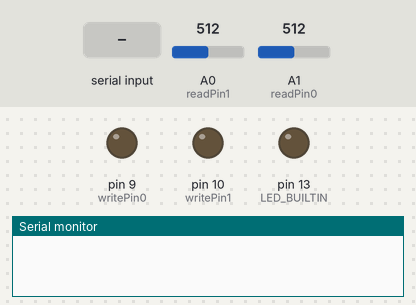
The sketch below on a simulated Arduino Uno, built with avr-gcc and run on an emulated ATmega328P. Parts: output pins drawn as LEDs (lit = HIGH), the last lines printed to the serial monitor. Dashed ring = blinking. Inputs (shaded band) come from the test bench; at power-on: A0 (readPin1) = 512, A1 (readPin0) = 512.

Above: at 0.01 s.
At 1.3 s:
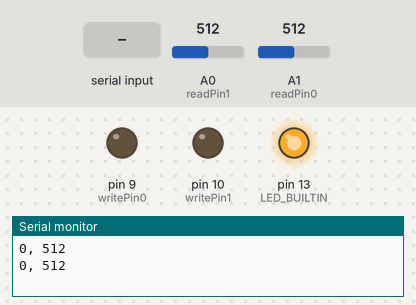
1.4 s: "90,45,200\n" received over Serial
At 1.56 s:
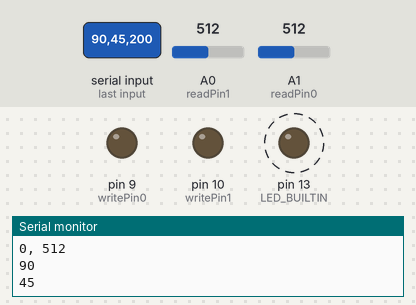
4.4 s: "0\n" received over the second serial link
7.4 s: "30,150,10\n" received over Serial
10.4 s: "90,45,200\n" received over the second serial link
Timing chart, 0 to 14.4 s (numbered marks = the images above; inputs shaded):
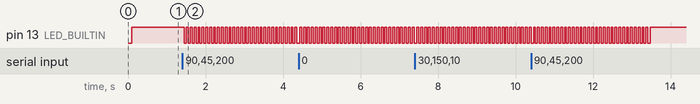

Measured:
- after the input at 1.4 s, pin 13 (LED_BUILTIN): alternates HIGH for 0.05 s and LOW for 0.05 s, starting after 0.06 s

The sketch:

mcu_control_V2.ino
```cpp
// COM8 -> 1
// COM4 -> 2
#define idNum 1

#include <SoftwareSerial.h>

#define OUTPUT_MIN 0
#define OUTPUT_MAX 0x03ff

// VGA
// targ0
#define writePin0   9
#define writePin0F  6
#define readPin0    A1

// Phase Shifter
// targ1
#define writePin1   10
#define writePin1F  5
#define readPin1    A0

// Communicatiosn
// On input, pins read  [Gnd, Rx,   ]
//                      [   , 11, 13]
#define serRxIn     11

// On output, pins read [Gnd, Tx,   ]
//                      [   ,  2,  3]
#define serTxOut    2

// Tasks
#define blink_task  1
#define set_task    2

int targ0, targ1, valRead0, valRead1, valOut0, valOut1, dValOut0, dValOut1, targ0New, targ1New;
long lastUpdateTime, now, nowSetting;

unsigned long secs, secsOld;

SoftwareSerial otherSerial =  SoftwareSerial(serRxIn, serTxOut); // Rx, Tx

void setupSerials() {
  Serial.begin(9600);
  otherSerial.begin(9600);
  Serial.setTimeout(100);
  otherSerial.setTimeout(100);
  delay(100);
  pinMode(serRxIn, INPUT);
  pinMode(serTxOut, OUTPUT);
}

/* 10-bit will have a range of up to 0x03ff (1023) */
void setupPWM10() {
  DDRB |= _BV(PB1) | _BV(PB2);                              /* set pins as outputs */
  TCCR1A = _BV(COM1A1) | _BV(COM1B1)  | _BV(WGM11);         /* non-inverting PWM */
  TCCR1B = _BV(WGM13) | _BV(WGM12) | _BV(CS10);             /* no prescaling */
  ICR1 = 0x03ff;                                            /* TOP counter value */
}

/* 10-bit version of analogWrite(). Works only on pins 9 and 10. */
void analogWrite10(uint8_t pin, uint16_t val)
{
  switch (pin) {
    case  9: OCR1A = val; break;
    case 10: OCR1B = val; break;
  }
}

void updateReadings(){
  valRead0 = analogRead(readPin0);
  valRead1 = analogRead(readPin1);
}

void checkGood(){
  if(abs(valRead0 - targ0)<=3 && abs(valRead1 - targ1)<=3){
    digitalWrite(LED_BUILTIN, LOW);
  } else {
    digitalWrite(LED_BUILTIN, HIGH);
  }
}

void fastSet(){
  pinMode(writePin0F, OUTPUT);
  pinMode(writePin1F, OUTPUT);
  analogWrite10(writePin0, targ0);
  analogWrite10(writePin1, targ1);
  analogWrite(writePin0F, (uint8_t)(targ0>>2));
  analogWrite(writePin1F, (uint8_t)(targ1>>2));
  delay(20);
  pinMode(writePin0F, INPUT);
  pinMode(writePin1F, INPUT);
}

void printAllReadings(){
  static unsigned long lastPrint = 0;
  if(millis() - lastPrint > 1000){
    lastPrint = millis();
    Serial.print(targ0);Serial.print(", ");Serial.println(valRead0);
    Serial.print(targ1);Serial.print(", ");Serial.println(valRead1);
    Serial.println();
  }

}

void blinkID(){
  for(int i=0; i<5000/1000; i++){
    digitalWrite(LED_BUILTIN, HIGH);
    delay(500);
    digitalWrite(LED_BUILTIN, LOW);
    delay(500);
  }
}

void flashWarning(){
  for(int i=0; i<3000/100; i++){
    digitalWrite(LED_BUILTIN, HIGH);
    delay(50);
    digitalWrite(LED_BUILTIN, LOW);
    delay(50);
  }
}

void clearSerial(Stream &ser){
  delay(10);
  while(ser.available()){
    ser.read();
  }
}

int manageInput(Stream &inSer, Stream &outSer) {
  /*
   * Input of the form of three ints:
   * "idDest task [param1] [param2]"
   */
  if(inSer.available() == 0){ // Nothing to do.
    return 0;
  }
  int idDest = inSer.parseInt();
  Serial.println(idDest);
  if(idDest == 0){
    // 0 Indicates Timeout on parseInt().
    Serial.println("Error: Could not parse ID.");
    flashWarning();
    delay(10);
    clearSerial(inSer);
    return 1;
  }
  int task = inSer.parseInt();
  Serial.println(task);
  if(task == blink_task){          // Blink Named MCU
    if(idDest == idNum){    // I am the MCU.  Blink.
      Serial.println("That's me!  Blink!");
      blinkID();
      clearSerial(inSer);
      return 0;
    } else {                // I am NOT the MCU. Pass it along.
      Serial.println("Not me.");
      String str = String(idDest) + " " + String(blink_task) + "\n";
      outSer.print(str);
      delay(10);
      clearSerial(inSer);
      return 0;
    }
  }
  else if (task == set_task){
    int val0 = inSer.parseInt();
    int val1 = inSer.parseInt();
    Serial.print("val0: ");
    Serial.println(val0);
    Serial.print("val1: ");
    Serial.println(val1);
    if(val0 == 0 || val1 == 0){
      // 0 Indicates Timeout on parseInt().
      Serial.println("Error: In set mode, but couldn't parseInt()");
      flashWarning();
      clearSerial(inSer);
      return 2;
    }
    if(idDest == idNum){
      targ0 = val0;
      targ1 = val1;
      Serial.println("Setting values");
      fastSet();
      clearSerial(inSer);
      return 0;
    } else {
      Serial.println("Not me, but passing on set command.");
      String str = String(idDest) + " "+String(set_task)+" " + val0 + " " + val1;
      outSer.println(str);
      clearSerial(inSer);
      return 0;
    }
  }
  else { // task not in [blink_task, set_task]
    flashWarning();
    clearSerial(inSer);
    Serial.print("Error: Unrecognized task.  Task value is: ");
    Serial.print(task);
    Serial.println(task);
    return 3;
  }
}

void setup() {
  setupPWM10();
  setupSerials();
  pinMode(LED_BUILTIN, OUTPUT);
  pinMode(serRxIn, INPUT);
  pinMode(serTxOut, OUTPUT);
}

void loop() {
  int err0 = manageInput(Serial, otherSerial);
  int err1 = manageInput(otherSerial, otherSerial);
  updateReadings();
  checkGood();
  printAllReadings();
}
```
